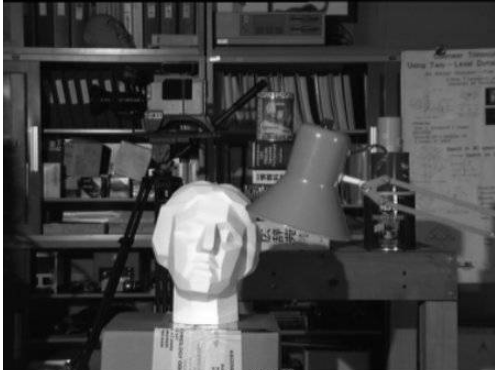
#> input picture images/tsukuba.png, 495 x 370 px
$ python fft_visualization.py
#> lines starting #> are read from the running program, lines starting #| are printed output that depends on the picture
import cv2 as cv
import numpy as np
from matplotlib import pyplot as plt

if __name__ == '__main__':
    img = cv.imread('images/tsukuba.png', cv.IMREAD_GRAYSCALE)
#> img is the input picture: shape (370, 495); min 0, max 255, mean 69
    assert img is not None, "file could not be read, check with os.path.exists()"

    f = np.fft.fft2(img)

    fshift = np.fft.fftshift(f)

    magnitude_spectrum = 20*np.log(np.abs(fshift))
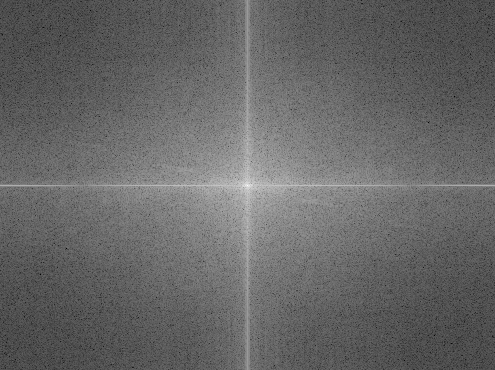
#> magnitude_spectrum: shape (370, 495) float64; min 1.57, max 327, mean 132.9; drawn with min black and max white

    plt.subplot(121),plt.imshow(img, cmap = 'gray')
    plt.title('Input Image'), plt.xticks([]), plt.yticks([])
    plt.subplot(122),plt.imshow(magnitude_spectrum, cmap = 'gray')
    plt.title('Magnitude Spectrum'), plt.xticks([]), plt.yticks([])
    plt.show()
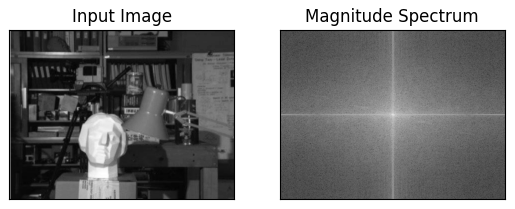
#> figure drawn by matplotlib, 2 panels
